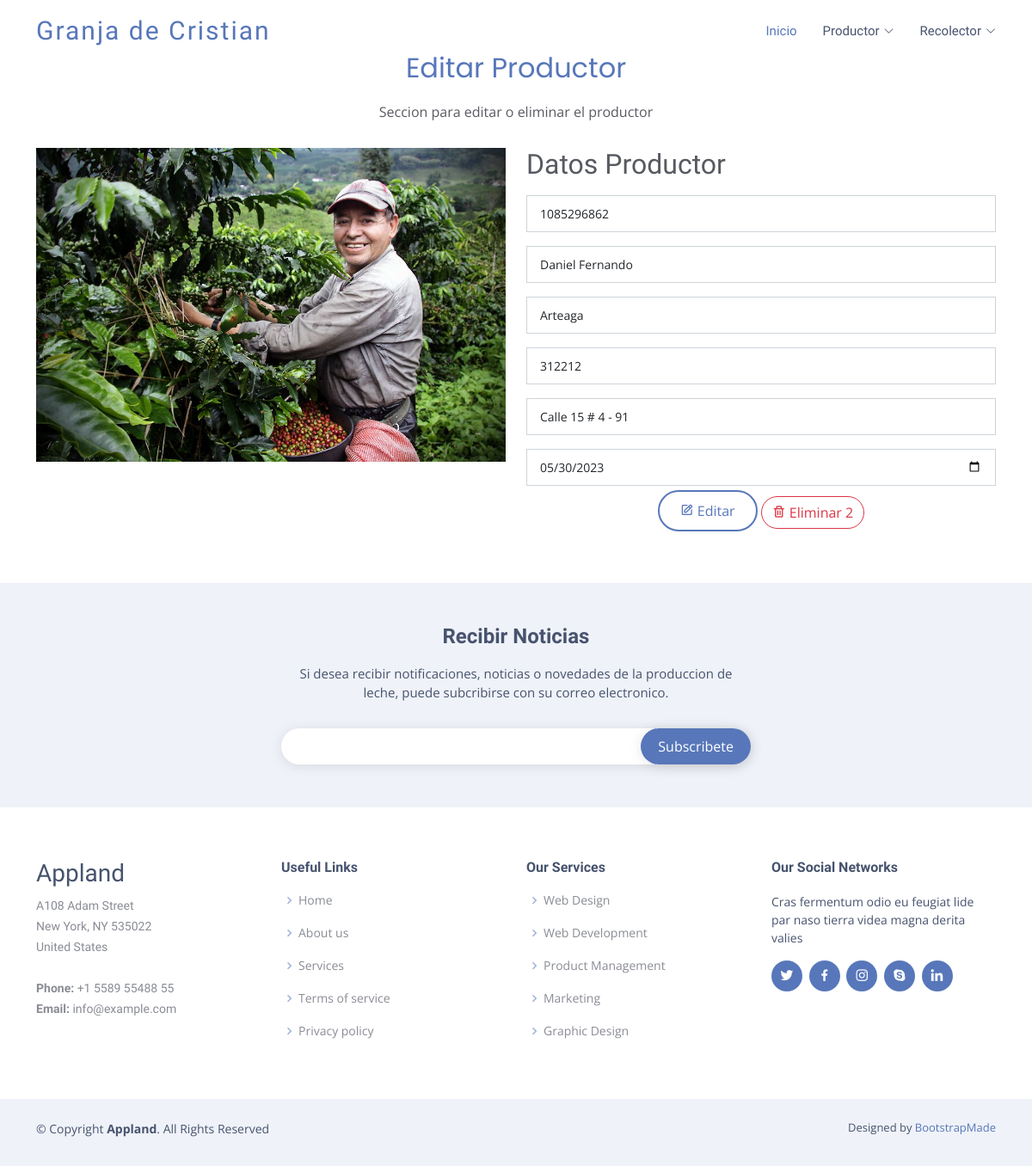
Screenshot of /productor/view/2 with the database file from the repository.
### productor/models.py (models this page shows, shortened)
class Productor(models.Model):
    cedula = models.CharField(max_length=40, unique=True, verbose_name='Cedula')
    nombres = models.CharField(max_length=150, verbose_name='Nombres')
    apellidos = models.CharField(max_length=150, verbose_name='Apellidos')
    direccion = models.CharField(max_length=150, verbose_name='Direccion')
    fNacimiento = models.DateField(null=True, blank=True, verbose_name="Fecha de cumpleaños")
    telefono = models.CharField(max_length=10, null=True, blank=True, verbose_name="Teléfono")
    create_at = models.DateTimeField(auto_now_add=True, verbose_name='Creado')
    update_at = models.DateTimeField(auto_now=True, verbose_name='Editado')
    class Meta:
        verbose_name = 'Productor'
        verbose_name_plural = 'Productores'

### productor/views.py (the view, shortened to what this page needs)
# urls.py: path('view/<int:pk>', views.editar, name="verfinca"),
def editar(request, pk):
    productor = Productor.objects.get(pk=pk)
    return render(request, 'productor/editar.html', {
        'title': 'Ver Productor',
        'productor': productor,
        'fecha_nacimiento' : productor.fNacimiento
    })

### productor/templates/productor/editar.html (shortened to what this page needs)
{% extends 'layouts/layout.html' %}
{% block content %}
{% load static %}
<section id="contact" class="contact">
  <div class="container" data-aos="fade-up">
    <div class="section-title">
      <h2>Editar Productor</h2>
      <p>Seccion para editar o eliminar el productor</p>
    </div>
    <form method="post" class="php-email-form">
    <div class="row">
      <div class="col-lg-6">
        <div class="form-group">
          <img src="{% static 'assets/img/reco1.jpeg' %}" class="img-fluid" alt="">
        </div>
    </div>
        <div class="col-lg-6">
          <div class="form-group">
            <h2>Datos Productor</h2>
          </div>
          <div class="form-group mt-3">
            <input placeholder="Cedula*" type="text" value="{{productor.cedula}}" class="form-control" name="cedula" id="cedula" required>
          </div>
          <div class="form-group mt-3">
            <input placeholder="Nombres*" type="text" value="{{productor.nombres}}" name="nombre" class="form-control" id="nombre" required>
          </div>
          <div class="form-group mt-3">
            <input placeholder="Apellidos*" type="text" value="{{productor.apellidos}}" class="form-control" name="apellido" id="apellido" required>
          </div>
          <div class="form-group mt-3">
            <input placeholder="Telefono*" type="text" value="{{productor.telefono}}" class="form-control" name="telefono" id="telefono" required>
          </div>
          <div class="form-group mt-3">
            <input placeholder="Direccion*" type="text" value="{{productor.direccion}}" class="form-control" name="direccion" id="direccion" required>
          </div>
          <div class="form-group mt-3">
            <input placeholder="Fecha nacimiento*" type="date" value="{{fecha_nacimiento|date:'Y-m-d'}}" class="form-control" name="fnacimiento" id="fnacimiento" min="2005-01-01" required>
          </div>
        <div class="text-center"><button type="submit"><i class='bx bx-edit me-1' ></i>Editar</button>
        <a class="btn btn-outline-danger rounded-pill" onclick="eliminarProducto({{productor.pk}})" role="button" aria-expanded="false" aria-controls="collapseExample"><i class='bx bx-trash me-1' ></i>Eliminar {{productor.pk}}</a>
        </div>
      </div>
    </div>
  </form>
  </div>
</section>
{% endblock%}

### mainapp/static/assets/css/style.css (style rules this page uses)
body { font-family: "Open Sans", sans-serif; color: #585a61; }
a { color: #5777ba; text-decoration: none; }
h1, h2, h3, h4, h5, h6 { font-family: "Raleway", sans-serif; }
section { padding: 60px 0; overflow: hidden; }
.section-title { text-align: center; padding-bottom: 30px; }
.section-title h2 { font-size: 32px; font-weight: 400; margin-bottom: 20px; padding-bottom: 0; color: #5777ba; font-family: "Poppins", sans-serif; }
.section-title p { margin-bottom: 0; }
.contact .php-email-form { width: 100%; }
.contact .php-email-form input, .contact .php-email-form textarea { border-radius: 0; box-shadow: none; font-size: 14px; }
.contact .php-email-form input { padding: 10px 15px; }
.contact .php-email-form button[type=submit] { background: #fff; border: 2px solid #5777ba; padding: 10px 24px; color: #5777ba; transition: 0.4s; border-radius: 50px; margin-top: 5px; }

### rows the page displays
Productor: cedula "1085296862", nombre "Daniel Fernando", apellido "Arteaga", telefono "312212", direccion "Calle 15 # 4 - 91", fnacimiento "05/30/2023", pk "2"
